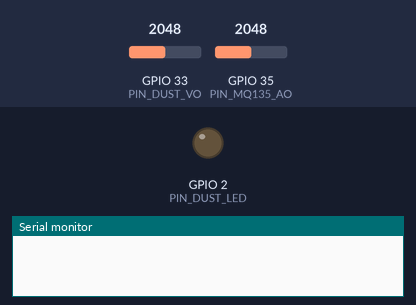
Bench run of a sketch on a simulated ESP32. On the bench: output pins drawn as LEDs (lit = HIGH), the last lines printed to the serial monitor. Dashed ring = blinking. The inputs (shaded band) are chosen by the test bench; at power-on: GPIO 33 (PIN_DUST_VO) = 2048, GPIO 35 (PIN_MQ135_AO) = 2048. WiFi joins after 1.5 s; servers stay silent unless stated; the local clock reads 2024-03-15 10:24:30 at power-on unless the sketch sets it.

Above: at 0.0 s.
At 7.8 s:
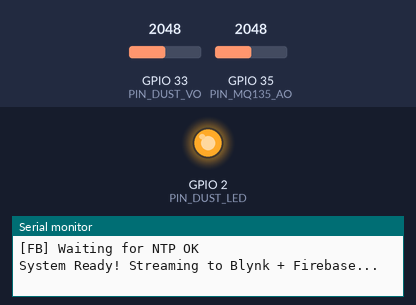
7.9 s: GPIO 33 (PIN_DUST_VO) set to 260
At 9.9 s:
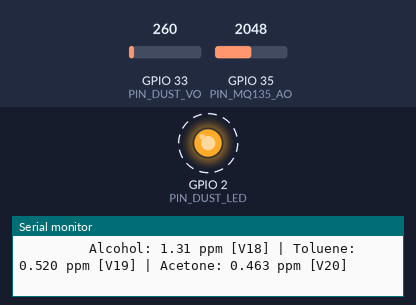
10.9 s: GPIO 33 (PIN_DUST_VO) set to 491
Timing chart, 0 to 19.9 s (numbered marks = the images above; inputs shaded):
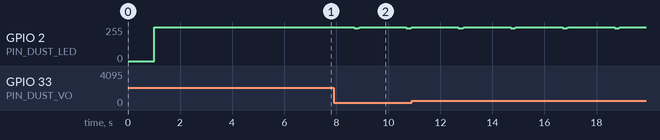

Measured:
- by itself, GPIO 2 (PIN_DUST_LED): repeats every 2.0 s: 250/255 0.04 s, 255/255 1.8 s, 244/255 0.16 s

The sketch:

AIRIS_AirQuality_Blynk.ino
```cpp
/*
 * AIRIS AIR QUALITY - ESP32 Blynk IoT Connected Air Quality Station
 *
 * Hardware:
 *  - ESP32 Development Board
 *  - Sharp GP2Y1010AU0F Optical Dust Sensor
 *  - MQ-135 Gas & Air Quality Sensor
 *
 * Pin Configuration:
 *  - GP2Y1010AU0F LED Trigger : GPIO 2  (D2)
 *  - GP2Y1010AU0F Vo (Analog) : GPIO 33 (ADC1_CH5 - Direct 3.3V connection)
 *  - MQ-135 Analog Out (AOUT) : GPIO 35 (ADC1_CH7 - via 10k/20k voltage divider)
 *
 * Blynk Virtual Pin Mapping:
 *  - V11 : Composite AQI (max of dust + MQ-135 gas sub-indices, 0-500)
 *  - V13 : Dust Density from GP2Y Sharp Sensor (ug/m3)
 *  - V15 : CO2 Estimated (ppm)
 *  - V16 : NH3 (Ammonia) Estimated (ppm)
 *  - V17 : Benzene Estimated (ppm)
 *  - V18 : Alcohol Estimated (ppm)
 *  - V19 : Toluene Estimated (ppm)
 *  - V20 : Acetone Estimated (ppm)
 *
 * Also publishes latest + history JSON to Firebase (see secrets.h).
 * Copy secrets.example.h -> secrets.h before building.
 */

#include "secrets.h"

// --- Blynk Template & Auth Credentials (from secrets.h) ---
#define BLYNK_TEMPLATE_ID   BLYNK_TEMPLATE_ID_AQ
#define BLYNK_TEMPLATE_NAME BLYNK_TEMPLATE_NAME_AQ
#define BLYNK_AUTH_TOKEN    BLYNK_AUTH_TOKEN_AQ

#define BLYNK_PRINT Serial

#include <WiFi.h>
#include <WiFiClient.h>
#include <BlynkSimpleEsp32.h>
#include "firebase_publish.h"

// --- WiFi Credentials (from secrets.h) ---
char ssid[] = WIFI_SSID;
char pass[] = WIFI_PASS;

// --- Power Saving WiFi Configuration ---
// Default ESP32 Tx power is WIFI_POWER_19_5dBm (~240mA peak).
// Lowering to WIFI_POWER_11dBm (or 8_5dBm) reduces peak transmission spikes by ~40-50%
// while maintaining strong connection range (~15-20 meters through walls).
#define WIFI_TX_POWER   WIFI_POWER_11dBm

// --- Hardware Pins ---
#define PIN_DUST_LED    2     // D2: GP2Y1010 internal IR LED pulse trigger
#define PIN_DUST_VO     33    // GPIO 33: GP2Y1010 analog output
#define PIN_MQ135_AO    35    // GPIO 35: MQ-135 analog output via 10k/20k divider

// --- Sharp GP2Y1010AU0F Timing Parameters (Datasheet & ESP32 optimized) ---
// ESP32 analogRead() takes ~50-60us, so sampling at 260us delay aligns the ADC read
// right at the 280us pulse peak (pulse width total = 320us)
const int SAMPLING_TIME_US = 260;
const int DELTA_TIME_US    = 40;
const int SLEEP_TIME_US    = 9680;

// --- ESP32 ADC Parameters (12-bit: 0 - 4095) ---
const float ADC_REF_VOLTAGE = 3.3;
const float ADC_RESOLUTION  = 4095.0;

// --- MQ-135 Hardware & Calculation Parameters ---
// Hardware divider scaling factor: (10k + 20k) / 20k = 1.5
const float MQ135_DIVIDER_RATIO = 1.5;
const float MQ135_VC            = 5.0;   // MQ-135 operating voltage (5V)
const float MQ135_RL            = 10.0;  // Load resistance in kOhms on breakout module
const float MQ135_CLEAN_AIR_RATIO = 3.6; // Rs / Ro ratio in fresh clean air

// Ro baseline resistance in clean air
float mq135_Ro = 20.0;

// --- GP2Y1010AU0F Dust Calibration Parameters ---
// Sharp GP2Y1010AU0F: Sensitivity = 0.5V per 100 ug/m3 => multiplier = 200.0
// Calibrated to match your sensor's clean air resting Vo (~0.27V)
const float DUST_NOISE_OFFSET = 0.25;    // Baseline clean-air voltage offset
const float DUST_CONV_COEFF   = 200.0;   // Converts (V - Offset) directly to ug/m3

// --- MQ-135 Gas Power-law Regression Coefficients (PPM = a * (Rs/Ro)^b) ---
// Derived from standard MQ-135 datasheet sensitivity curves
const float CO2_A      = 110.47, CO2_B      = -2.862;
const float NH3_A      = 102.20, NH3_B      = -2.473;
const float BENZENE_A  = 44.947, BENZENE_B  = -3.445;
const float ALCOHOL_A  = 77.255, ALCOHOL_B  = -3.180;
const float TOLUENE_A  = 44.883, TOLUENE_B  = -3.480;
const float ACETONE_A  = 34.668, ACETONE_B  = -3.369;

// --- Blynk Timer ---
BlynkTimer timer;
const unsigned long SEND_INTERVAL_MS = 2000; // Update Blynk & Serial every 2 seconds

// Air history append cadence (latest snapshot still every SEND_INTERVAL_MS)
const unsigned long AIR_HISTORY_INTERVAL_MS = 300000UL; // 5 minutes — ML-friendly, saves Spark storage
unsigned long lastAirHistoryMs = 0;

// Function to calculate gas PPM using power law: PPM = a * (Ratio)^b
float calculatePPM(float ratio, float a, float b) {
  if (ratio <= 0.0) return 0.0;
  return a * pow(ratio, b);
}

// Function to pulse the IR LED and take an oversampled dust reading
float readDustSensorVo() {
  const int SAMPLES = 20;
  long totalRaw = 0;

  for (int i = 0; i < SAMPLES; i++) {
    digitalWrite(PIN_DUST_LED, LOW); // Active-LOW: Turn LED ON
    delayMicroseconds(SAMPLING_TIME_US);

    totalRaw += analogRead(PIN_DUST_VO);
    delayMicroseconds(DELTA_TIME_US);

    digitalWrite(PIN_DUST_LED, HIGH); // Turn LED OFF
    delayMicroseconds(SLEEP_TIME_US);
  }

  float avgRaw = (float)totalRaw / SAMPLES;
  return (avgRaw / ADC_RESOLUTION) * ADC_REF_VOLTAGE;
}

// Function to take an averaged reading from the MQ-135
float readMQ135Voltage(int &rawOut) {
  const int SAMPLES = 20;
  long totalRaw = 0;

  for (int i = 0; i < SAMPLES; i++) {
    totalRaw += analogRead(PIN_MQ135_AO);
    delay(5);
  }

  rawOut = totalRaw / SAMPLES;
  float pinVoltage = ((float)rawOut / ADC_RESOLUTION) * ADC_REF_VOLTAGE;
  // Multiply by 1.5 to recover actual module output voltage before divider
  return pinVoltage * MQ135_DIVIDER_RATIO;
}

// Calculates gas/VOC sub-index (AQI 0 - 500) from MQ-135 ratio (Rs / Ro)
// Clean air: ratio ~3.6 -> AQI 15 - 35 (Good)
// Polluted air: ratio drops towards 0.5 -> AQI rises up to 500 (Hazardous)
int calculateMQ135AQI(float ratio) {
  if (ratio >= 3.6) {
    // 0 - 50: Good (Fresh / Clean Room Air)
    float aqi = 15.0 + (3.6 / ratio) * 20.0;
    return (int)constrain(aqi, 10, 45);
  } else if (ratio >= 2.2) {
    // 51 - 100: Moderate
    float aqi = 50.0 + ((3.6 - ratio) / (3.6 - 2.2)) * 50.0;
    return (int)constrain(aqi, 51, 100);
  } else if (ratio >= 1.5) {
    // 101 - 150: Unhealthy for Sensitive Groups
    float aqi = 101.0 + ((2.2 - ratio) / (2.2 - 1.5)) * 49.0;
    return (int)constrain(aqi, 101, 150);
  } else if (ratio >= 1.0) {
    // 151 - 200: Unhealthy
    float aqi = 151.0 + ((1.5 - ratio) / (1.5 - 1.0)) * 49.0;
    return (int)constrain(aqi, 151, 200);
  } else if (ratio >= 0.6) {
    // 201 - 300: Very Unhealthy
    float aqi = 201.0 + ((1.0 - ratio) / (1.0 - 0.6)) * 99.0;
    return (int)constrain(aqi, 201, 300);
  } else {
    // 301 - 500: Hazardous
    float aqi = 301.0 + ((0.6 - ratio) / 0.6) * 199.0;
    return (int)constrain(aqi, 301, 500);
  }
}

// Linear interpolation helper for dust AQI breakpoints
int interpolateAQI(float conc, float cLow, float cHigh, float iLow, float iHigh) {
  float aqi = ((iHigh - iLow) / (cHigh - cLow)) * (conc - cLow) + iLow;
  return (int)constrain(aqi, iLow, iHigh);
}

// Dust sub-index using EPA PM2.5 breakpoints (ug/m3 -> AQI 0-500).
// Note: GP2Y1010AU0F reports optical dust density, not certified PM2.5 FEM data.
// These breakpoints produce a usable AIRIS FYP index, not a regulatory AQI claim.
int calculateDustAQI(float ugm3) {
  if (ugm3 < 0.0) ugm3 = 0.0;
  if (ugm3 > 500.4) ugm3 = 500.4;

  if (ugm3 <= 12.0) {
    return interpolateAQI(ugm3, 0.0, 12.0, 0, 50);
  } else if (ugm3 <= 35.4) {
    return interpolateAQI(ugm3, 12.1, 35.4, 51, 100);
  } else if (ugm3 <= 55.4) {
    return interpolateAQI(ugm3, 35.5, 55.4, 101, 150);
  } else if (ugm3 <= 150.4) {
    return interpolateAQI(ugm3, 55.5, 150.4, 151, 200);
  } else if (ugm3 <= 250.4) {
    return interpolateAQI(ugm3, 150.5, 250.4, 201, 300);
  } else if (ugm3 <= 350.4) {
    return interpolateAQI(ugm3, 250.5, 350.4, 301, 400);
  } else {
    return interpolateAQI(ugm3, 350.5, 500.4, 401, 500);
  }
}

// Quick clean-air baseline calibration for Ro (only accurate when heater is warm!)
void calibrateMQ135() {
  Serial.print("Checking MQ-135 baseline in clean air...");
  int rawDummy = 0;
  float totalVoltage = 0.0;
  const int CALIB_SAMPLES = 25;

  for (int i = 0; i < CALIB_SAMPLES; i++) {
    totalVoltage += readMQ135Voltage(rawDummy);
    delay(50);
  }

  float avgVout = totalVoltage / CALIB_SAMPLES;
  // If sensor output is within typical warm operating voltage (0.4V - 2.5V)
  if (avgVout > 0.3 && avgVout < 3.0) {
    float rs_clean = MQ135_RL * (MQ135_VC - avgVout) / avgVout;
    mq135_Ro = rs_clean / MQ135_CLEAN_AIR_RATIO;
    Serial.print(" Done! Calibrated Ro = ");
    Serial.print(mq135_Ro, 2);
    Serial.println(" kOhm");
  } else {
    mq135_Ro = 20.0; // Reliable fixed default for standard MQ-135 breakout board
    Serial.println(" Sensor still warming up, using default Ro = 20.0 kOhm");
  }
}

// Main periodic function called by BlynkTimer
void sendSensorReadings() {
  // 1. Read GP2Y1010AU0F Dust Sensor
  float dustVo = readDustSensorVo();
  float dustDensity = 0.0;
  if (dustVo > DUST_NOISE_OFFSET) {
    dustDensity = (dustVo - DUST_NOISE_OFFSET) * DUST_CONV_COEFF;
  }

  // 2. Read MQ-135 Gas Sensor
  int mq135Raw = 0;
  float mq135ActualVoltage = readMQ135Voltage(mq135Raw);

  // Clamp sensor voltage to avoid division by zero or unrealistic spikes
  if (mq135ActualVoltage < 0.05) mq135ActualVoltage = 0.05;
  if (mq135ActualVoltage > 4.95) mq135ActualVoltage = 4.95;

  // Calculate sensor resistance Rs and ratio (Rs / Ro)
  float rs = MQ135_RL * (MQ135_VC - mq135ActualVoltage) / mq135ActualVoltage;
  float ratio = rs / mq135_Ro;

  // Calculate gas/VOC sub-index from MQ-135 ratio
  int aqiMQ135 = calculateMQ135AQI(ratio);

  // Dust sub-index (EPA PM2.5-style breakpoints on GP2Y optical density)
  int dustAQI = calculateDustAQI(dustDensity);

  // Composite AIRIS AQI: worst sub-index wins (EPA-style)
  int aqi = max(dustAQI, aqiMQ135);
  const char* aqiDriver = (dustAQI >= aqiMQ135) ? "dust" : "gas";

  // 3. Compute Individual Gas Concentrations (PPM)
  // Note: 400.0 is the natural atmospheric background CO2 level on Earth
  float ppmCO2     = calculatePPM(ratio, CO2_A, CO2_B) + 400.0;
  float ppmNH3     = calculatePPM(ratio, NH3_A, NH3_B);
  float ppmBenzene = calculatePPM(ratio, BENZENE_A, BENZENE_B);
  float ppmAlcohol = calculatePPM(ratio, ALCOHOL_A, ALCOHOL_B);
  float ppmToluene = calculatePPM(ratio, TOLUENE_A, TOLUENE_B);
  float ppmAcetone = calculatePPM(ratio, ACETONE_A, ACETONE_B);

  // 4. Send Data to Blynk Virtual Pins
  // V11: Composite AQI = max(dust sub-index, MQ-135 gas sub-index)
  Blynk.virtualWrite(V11, aqi);
  Blynk.virtualWrite(V13, dustDensity);   // V13: Dust density (ug/m3)
  Blynk.virtualWrite(V15, ppmCO2);        // V15: Estimated CO2 (ppm)
  Blynk.virtualWrite(V16, ppmNH3);        // V16: Estimated NH3 (ppm)
  Blynk.virtualWrite(V17, ppmBenzene);    // V17: Benzene (ppm)
  Blynk.virtualWrite(V18, ppmAlcohol);    // V18: Alcohol estimated (ppm)
  Blynk.virtualWrite(V19, ppmToluene);    // V19: Toluene (ppm)
  Blynk.virtualWrite(V20, ppmAcetone);    // V20: Acetone (ppm)

  // 5. Dual-publish to Firebase (latest always; history every 5 min)
  unsigned long ts = firebaseUnixTime();
  char pathLatest[64];
  char pathHist[80];
  snprintf(pathLatest, sizeof(pathLatest), "/airis/air/%s", STATION_ID);
  snprintf(pathHist, sizeof(pathHist), "/airis/history/air/%s", STATION_ID);

  char json[420];
  snprintf(json, sizeof(json),
           "{\"stationId\":\"%s\",\"aqi\":%d,\"dust\":%.1f,\"co2\":%.1f,\"nh3\":%.2f,"
           "\"benzene\":%.3f,\"alcohol\":%.2f,\"toluene\":%.3f,\"acetone\":%.3f,\"updatedAt\":%lu}",
           STATION_ID, aqi, dustDensity, ppmCO2, ppmNH3, ppmBenzene,
           ppmAlcohol, ppmToluene, ppmAcetone, ts);
  firebasePutLatest(pathLatest, json);

  if (lastAirHistoryMs == 0 || (millis() - lastAirHistoryMs) >= AIR_HISTORY_INTERVAL_MS) {
    lastAirHistoryMs = millis();
    char hist[420];
    snprintf(hist, sizeof(hist),
             "{\"stationId\":\"%s\",\"aqi\":%d,\"dust\":%.1f,\"co2\":%.1f,\"nh3\":%.2f,"
             "\"benzene\":%.3f,\"alcohol\":%.2f,\"toluene\":%.3f,\"acetone\":%.3f,\"ts\":%lu}",
             STATION_ID, aqi, dustDensity, ppmCO2, ppmNH3, ppmBenzene,
             ppmAlcohol, ppmToluene, ppmAcetone, ts);
    firebasePostHistory(pathHist, hist);
  }

  // 6. Output Diagnostics to Serial Monitor
  Serial.println("=========================================================");
  Serial.print("[Blynk] Data pushed at millis: ");
  Serial.println(millis());

  Serial.printf("[DUST]   Vo: %.3f V | Density: %.1f ug/m3 -> [V13]\n", dustVo, dustDensity);
  Serial.printf("[MQ-135] Raw ADC: %d | Voltage: %.2f V | Ratio: %.2f\n", mq135Raw, mq135ActualVoltage, ratio);
  Serial.printf("[AQI]    dust=%d gas=%d -> composite=%d (%s) -> [V11]\n",
                dustAQI, aqiMQ135, aqi, aqiDriver);
  Serial.printf("[GASES]  CO2: %.1f ppm [V15] | NH3: %.2f ppm [V16] | Benzene: %.3f ppm [V17]\n", ppmCO2, ppmNH3, ppmBenzene);
  Serial.printf("         Alcohol: %.2f ppm [V18] | Toluene: %.3f ppm [V19] | Acetone: %.3f ppm [V20]\n", ppmAlcohol, ppmToluene, ppmAcetone);
}

void setup() {
  Serial.begin(115200);
  delay(1000);

  // GP2Y1010AU0F LED setup
  pinMode(PIN_DUST_LED, OUTPUT);
  digitalWrite(PIN_DUST_LED, HIGH); // Default OFF (active LOW)

  // ADC Attenuation configuration (0 - 3.3V input range)
  analogSetPinAttenuation(PIN_DUST_VO, ADC_11db);
  analogSetPinAttenuation(PIN_MQ135_AO, ADC_11db);

  Serial.println("=========================================================");
  Serial.println(" AIRIS AIR QUALITY - ESP32 Blynk Station Initializing... ");
  Serial.printf(" Station ID: %s\n", STATION_ID);
  Serial.println("=========================================================");
  if (strncmp(STATION_ID, "air-", 4) != 0) {
    Serial.println("ERROR: Set STATION_ID to \"air-a\" or \"air-b\" in secrets.h before flashing!");
  }

  // Calibrate MQ-135 clean air baseline
  calibrateMQ135();

  // Connect to WiFi and Blynk Cloud
  Serial.println("Connecting to Blynk...");
  Blynk.begin(BLYNK_AUTH_TOKEN, ssid, pass);

  // Lower WiFi Transmit Power & enable Modem Sleep to save power
  WiFi.setTxPower(WIFI_TX_POWER);
  WiFi.setSleep(true); // Modem Sleep: reduces idle WiFi current from ~80mA to ~20-30mA
  Serial.println("Power Saving Active: WiFi Tx Power set to 11 dBm & Modem Sleep enabled.");

  firebaseSyncTime();

  // Setup periodic non-blocking sensor transmission
  timer.setInterval(SEND_INTERVAL_MS, sendSensorReadings);

  Serial.println("System Ready! Streaming to Blynk + Firebase...");
}

void loop() {
  Blynk.run();
  timer.run();
}
```

firebase_publish.h
```cpp
#pragma once

/*
 * Shared Firebase Realtime Database helpers for AIRIS ESP32 firmware.
 * Requires: WiFi connected, secrets.h with FIREBASE_HOST + FIREBASE_AUTH,
 *           #include <HTTPClient.h>, #include <WiFiClientSecure.h>, <time.h>
 */

#include <HTTPClient.h>
#include <WiFiClientSecure.h>
#include <time.h>

#ifndef FIREBASE_HOST
#error "Include secrets.h before firebase_publish.h"
#endif

static bool firebaseConfigured() {
  if (strlen(FIREBASE_HOST) == 0) return false;
  if (strstr(FIREBASE_HOST, "YOUR_PROJECT") != nullptr) return false;
  if (strlen(FIREBASE_AUTH) == 0) return false;
  if (strstr(FIREBASE_AUTH, "YOUR_DATABASE") != nullptr) return false;
  return true;
}

static void firebaseSyncTime() {
  // UTC — best for ML export; convert timezone later in Python if needed
  configTime(0, 0, "pool.ntp.org", "time.nist.gov");
  Serial.print(F("[FB] Waiting for NTP"));
  for (int i = 0; i < 20; i++) {
    time_t now = time(nullptr);
    if (now > 1700000000) {
      Serial.println(F(" OK"));
      return;
    }
    Serial.print('.');
    delay(500);
  }
  Serial.println(F(" timeout (will still publish; ts may be 0)"));
}

static unsigned long firebaseUnixTime() {
  time_t now = time(nullptr);
  if (now < 1700000000) return 0;
  return (unsigned long)now;
}

static bool firebaseHttpWrite(const char* method, const char* path, const char* jsonBody) {
  if (!firebaseConfigured()) {
    Serial.println(F("[FB] Skipped — set FIREBASE_HOST/AUTH in secrets.h"));
    return false;
  }
  if (WiFi.status() != WL_CONNECTED) {
    Serial.println(F("[FB] Skipped — WiFi down"));
    return false;
  }

  char url[256];
  snprintf(url, sizeof(url), "https://%s%s.json?auth=%s",
           FIREBASE_HOST, path, FIREBASE_AUTH);

  WiFiClientSecure client;
  client.setInsecure();  // FYP simplicity; pin certs for production

  HTTPClient https;
  if (!https.begin(client, url)) {
    Serial.println(F("[FB] begin() failed"));
    return false;
  }

  https.addHeader("Content-Type", "application/json");
  int code;
  if (strcmp(method, "POST") == 0) {
    code = https.POST(jsonBody);
  } else {
    code = https.PUT(jsonBody);
  }

  bool ok = (code >= 200 && code < 300);
  Serial.printf("[FB] %s %s -> HTTP %d\n", method, path, code);
  if (!ok) {
    Serial.println(https.getString());
  }
  https.end();
  return ok;
}

// PUT latest snapshot (dashboard)
static bool firebasePutLatest(const char* path, const char* jsonBody) {
  return firebaseHttpWrite("PUT", path, jsonBody);
}

// POST append history node (ML export) — Firebase assigns push ID
static bool firebasePostHistory(const char* path, const char* jsonBody) {
  return firebaseHttpWrite("POST", path, jsonBody);
}
```

secrets.example.h
```cpp
#pragma once

/*
 * Copy this file to secrets.h and fill in your values.
 * secrets.h is gitignored — do not commit real credentials.
 */

// --- Wi-Fi ---
#define WIFI_SSID           "YOUR_WIFI_SSID"
#define WIFI_PASS           "YOUR_WIFI_PASSWORD"

// --- Blynk: Air Quality station ---
#define BLYNK_TEMPLATE_ID_AQ    "TMPLxxxxxxxx"
#define BLYNK_TEMPLATE_NAME_AQ  "AIRIS AIR QUALITY"
#define BLYNK_AUTH_TOKEN_AQ     "YOUR_AIR_QUALITY_BLYNK_TOKEN"

// --- Blynk: Weather station ---
#define BLYNK_TEMPLATE_ID_WX    "TMPLxxxxxxxx"
#define BLYNK_TEMPLATE_NAME_WX  "AIRIS WEATHER STATION"
#define BLYNK_AUTH_TOKEN_WX     "YOUR_WEATHER_BLYNK_TOKEN"

/*
 * Firebase Realtime Database
 * Host only — no https:// and no trailing slash, e.g.:
 *   myproject-default-rtdb.asia-southeast1.firebasedatabase.app
 * Auth: Database secret (Project Settings → Service accounts → Database secrets)
 *       or a valid ID token. Leave empty to skip Firebase publish.
 */
#define FIREBASE_HOST   "YOUR_PROJECT-default-rtdb.REGION.firebasedatabase.app"
#define FIREBASE_AUTH   "YOUR_DATABASE_SECRET_OR_TOKEN"

/*
 * Station identity — set ONE value per physical board before flashing:
 *   weather-a | weather-b | air-a | air-b
 * Each board also needs its own Blynk auth token (do not share tokens).
 */
#define STATION_ID   "weather-a"
```
